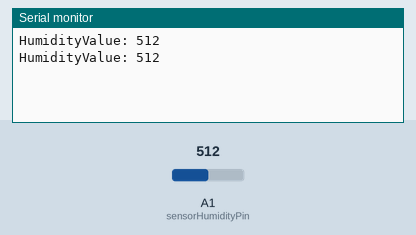
This sketch was run on a simulated Arduino Uno, built with avr-gcc and run on an emulated ATmega328P. Parts: the last lines printed to the serial monitor. The test bench sets the inputs (shaded band); at power-on: A1 (sensorHumidityPin) = 512.

Above: at 1.8 s.
1.9 s: A1 (sensorHumidityPin) set to 716
At 2.8 s:
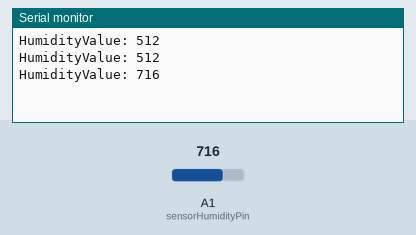
3.4 s: A1 (sensorHumidityPin) set to 900
At 4.7 s:
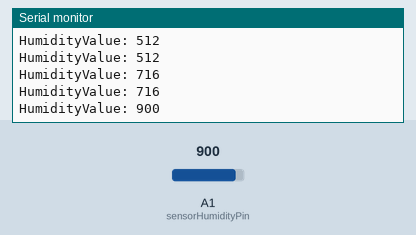
Timing chart, 0 to 6.4 s (numbered marks = the images above; inputs shaded):
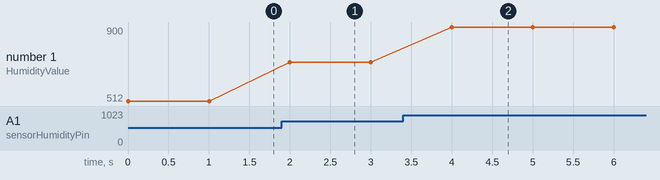

The sketch:

humidity_test.ino
```cpp
const int sensorHumidityPin = A1;
int sensorHumidityValue = 0;

void setup() {
  // put your setup code here, to run once:
  Serial.begin(9600);

}

void loop() {
  // put your main code here, to run repeatedly:
  sensorHumidityValue = analogRead(sensorHumidityPin);
  Serial.print("HumidityValue: ");
  Serial.println(sensorHumidityValue);
  delay(1000);
}
```

Measured:
- after the input at 1.9 s, the serial monitor: prints a new line after 0.10 s (image 1)
- after the input at 3.4 s, the serial monitor: prints a new line after 0.60 s (image 2)
- plotted number 1: 512 → 716 after the input at 1.9 s, 716 → 900 after the input at 3.4 s
